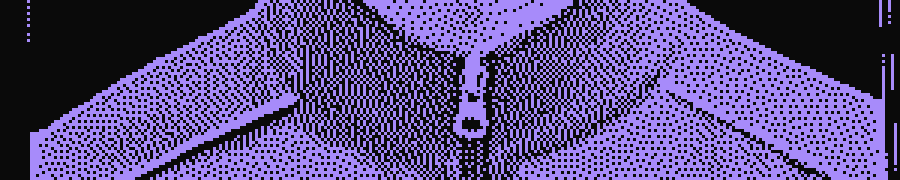
#> input picture banner_build/debug_scan_ltr.png, 900 x 180 px, given in place of nccc.jpg, which was not available
$ python check_scan.py
#> lines starting #> are read from the running program, lines starting #| are printed output that depends on the picture; after the words box and inside, x2 and y2 are one past the last pixel; in counts of white or black regions, pixels touching at a corner belong together; pictures that were not available may be replaced by others from this repository, and a replacement may not be noted
import numpy as np
from PIL import Image, ImageOps, ImageFilter, ImageEnhance
from scipy.ndimage import binary_closing, binary_fill_holes, label

img = Image.open(r"D:\Downloads\nccc.jpg")
#> img is the input picture: PIL image 900x180 RGB; mean R, G, B 91.1, 76.6, 134
cropped = img.crop((20, 25, 638, 725))
resized = cropped.resize((300, 340), Image.Resampling.LANCZOS)
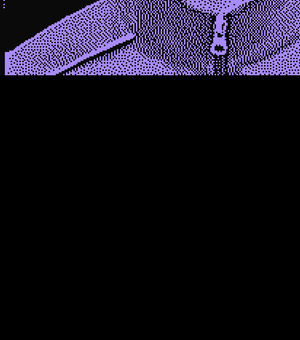
#> resized: PIL image 300x340 RGB; mean R, G, B 20.5, 17.2, 29.6
gray = ImageOps.grayscale(resized)
gray = ImageOps.autocontrast(gray, cutoff=1)
gray = ImageEnhance.Contrast(gray).enhance(1.3)
gray = gray.filter(ImageFilter.UnsharpMask(radius=3, percent=140))

arr_rgb = np.array(resized).astype(np.float32)
dist = np.linalg.norm(arr_rgb - np.array([252.0, 253.0, 254.0]), axis=-1)
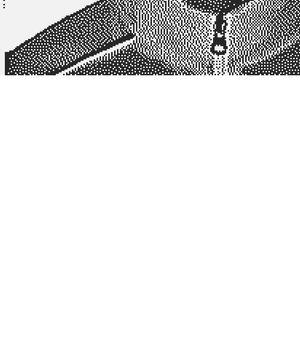
#> dist: shape (340, 300) float64; min 89.48, max 438.2, mean 401.4; drawn with min black and max white
raw = dist > 14.0
#> raw: shape (340, 300) bool; every value is 1
closed = binary_closing(raw, structure=np.ones((3, 3)))
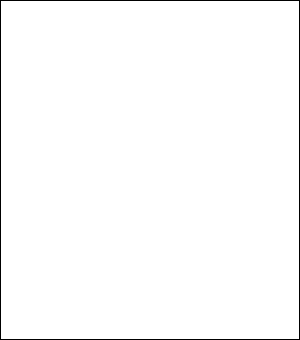
#> closed: shape (340, 300) bool; 98.7% white; black in thin lines or dots
filled = binary_fill_holes(closed)
lbl, num = label(filled)
#> lbl: shape (340, 300) int32; values 0 (black) and 1 (white), 98.7% white; black in thin lines or dots
#> num = 1
sizes = [np.sum(lbl == i) for i in range(1, num + 1)]
#> sizes = [100724]
mask = (lbl == (np.argmax(sizes) + 1))

base = np.array(gray).astype(np.float32) / 255.0
base[~mask] = 0.0
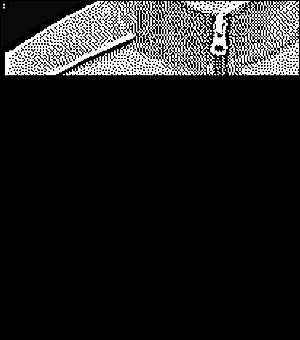
#> base: shape (340, 300) float32; min 0, max 1, mean 0.118

def dither(buf_in, serpentine):
#> called with serpentine = True
    buf = buf_in.copy()
    h, w = buf.shape
#> h = 340; w = 300
    out = np.zeros((h, w), dtype=np.uint8)
    for r in range(h):
        ltr = True if not serpentine else (r % 2 == 0)
        cols = range(w) if ltr else range(w - 1, -1, -1)
        for c in cols:
            if not mask[r, c]:
                buf[r, c] = 0.0
                continue
            old = buf[r, c]
            nv = 1.0 if old >= 0.5 else 0.0
            out[r, c] = int(nv)
            err = old - nv
            if ltr:
                if c + 1 < w and mask[r, c + 1]: buf[r, c + 1] += err * 7 / 16
                if r + 1 < h:
                    if c - 1 >= 0 and mask[r + 1, c - 1]: buf[r + 1, c - 1] += err * 3 / 16
                    if mask[r + 1, c]: buf[r + 1, c] += err * 5 / 16
                    if c + 1 < w and mask[r + 1, c + 1]: buf[r + 1, c + 1] += err * 1 / 16
            else:
                if c - 1 >= 0 and mask[r, c - 1]: buf[r, c - 1] += err * 7 / 16
                if r + 1 < h:
                    if c + 1 < w and mask[r + 1, c + 1]: buf[r + 1, c + 1] += err * 3 / 16
                    if mask[r + 1, c]: buf[r + 1, c] += err * 5 / 16
                    if c - 1 >= 0 and mask[r + 1, c - 1]: buf[r + 1, c - 1] += err * 1 / 16
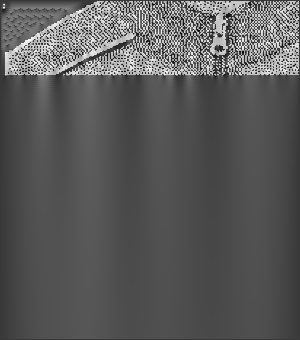
#> buf: shape (340, 300) float32; min -0.397, max 1.39, mean 0.237; drawn with min black and max white
#> out: shape (340, 300); values 0 (black) and 1 (white), 11.8% white in thin lines or dots, all inside (x1, y1, x2, y2) = (3, 1, 299, 76)
    return out

d_serp = dither(base, True)
d_ltr = dither(base, False)
#> call 2 of dither, with serpentine = False
#> after the loop in dither (call 2), `for r in range(h):`:
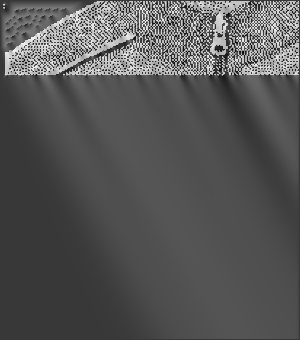
#> buf: shape (340, 300) float32; min -0.405, max 1.42, mean 0.215; drawn with min black and max white
#> after the loop in dither (call 2), `for r in range(h):`:
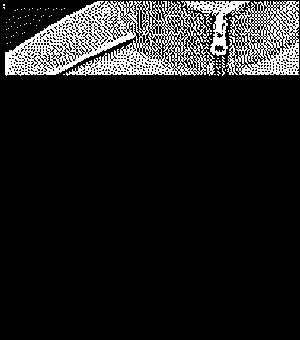
#> out: shape (340, 300); values 0 (black) and 1 (white), 11.8% white in thin lines or dots, all inside (x1, y1, x2, y2) = (3, 1, 299, 76)

def bandpower(d, r0, r1, c0, c1):
    sub = d[r0:r1, c0:c1].astype(float)
    rs = sub.mean(axis=1)
    rs = rs - rs.mean()
    F = np.abs(np.fft.rfft(rs))
    tot = F.sum() + 1e-9
    # power at period 2..6 rows (freq H/k)
    H = len(rs)
    band = 0.0
    for per in (2, 3, 4, 5, 6):
        k = int(round(H / per))
        if 0 < k < len(F):
            band += F[k]
    return band / tot

for name, d in [("serpentine", d_serp), ("left-to-right", d_ltr)]:
    j = bandpower(d, 250, 310, 60, 240)   # jacket smooth area
    f = bandpower(d, 150, 190, 150, 250)  # cheek smooth area
    print(f"{name}: jacket 2-6px band-power={j:.3f} cheek band-power={f:.3f} dots={int(d.sum())}")
#> this loop made 2 passes
#> (name, j, f) on passes 1 to 2: ('serpentine', 0, 0), ('left-to-right', 0, 0)
#| serpentine: jacket 2-6px band-power=0.000 cheek band-power=0.000 dots=12008
#| left-to-right: jacket 2-6px band-power=0.000 cheek band-power=0.000 dots=12010

for name, d in [("serp", d_serp), ("ltr", d_ltr)]:
    jv = np.ones((60, 300, 3), dtype=np.uint8) * 10
    jv[d[250:310] == 1] = [167, 139, 250]
    Image.fromarray(jv).resize((900, 180), Image.NEAREST).save(
        rf"C:\Users\Lenovo\Shivxng3010\banner_build\debug_scan_{name}.png")
#> this loop made 2 passes
#> name on passes 1 to 2: 'serp', 'ltr'
#> jv: shape (60, 300, 3); every value is 10
print("saved")
